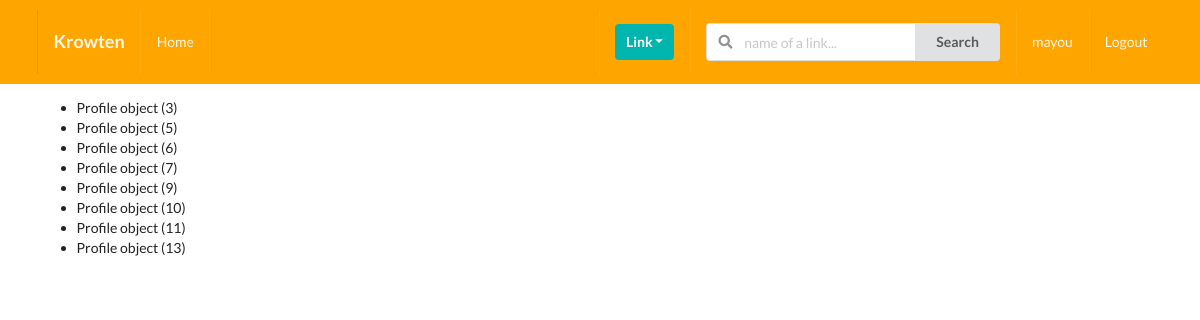
/profiles/to-invite/ (signed in), run on the app's committed database.
### profiles/models.py (models this page shows, shortened)
class Profile(models.Model):
    prenom= models.CharField(max_length=200,blank=True)
    nomdefamille=models.CharField(max_length=200,blank=True)
    user = models.OneToOneField(User, on_delete=models.CASCADE)
    description_poste=models.TextField(default="Pas de description",max_length=300)
    description_produit=models.TextField(default="Pas de produit",max_length=300)
    email=models.EmailField(max_length=200,blank=True)
    country=models.CharField(max_length=200,blank=True)
    avatar=models.ImageField(default='profilepic.png',upload_to='profilpic/')
    link=models.ManyToManyField(User, blank=True,related_name='link')
    slug=models.SlugField(unique=True,blank=True)
    updated=models.DateTimeField(auto_now=True)
    created=models.DateTimeField(auto_now_add=True)
    objects = ProfileManager()

### profiles/views.py (the view)
# urls.py: path('to-invite/',invite_profiles_list_view,name='invite-profiles-view'),
def invite_profiles_list_view(request):
    user= request.user
    qs = Profile.objects.get_all_profiles_to_invite(user)
    context={'qs' : qs}
    return render(request, 'profiles/to_invite_list.html',context)

### profiles/models.py (called while the page is built)
    def get_all_profiles_to_invite(self,sender):
        profiles = Profile.objects.all().exclude(user = sender)
        profile = Profile.objects.get(user= sender)
        qs=Relationship.objects.filter(Q(sender=profile) | Q(receiver=profile))
        print(qs)
        print('########')
        accepted = set([])
        for rel in qs:
            if rel.status == 'accepted':
                accepted.add(rel.receiver)
                accepted.add(rel.sender)
        print(accepted)
        print('########')
        available = [profile for profile in profiles if profile not in accepted]
        print(available)
        print('########')
        return available

### profiles/templates/profiles/to_invite_list.html (shortened to what this page needs)
{% extends 'base.html' %}
{% block content %}
    <ul>
        {% for item in qs %}
            <li> {{item}}</li>
        {% endfor %}
    </ul>
{% endblock content %}

### templates/base.html (shortened to what this page needs)
{% load static %}
<!doctype html>
<html lang="en">
  <head>
    <link rel="stylesheet" type="text/css" href={% static 'style.css' %}>
    <link rel="stylesheet" type='text/css' href="https://cdnjs.cloudflare.com/ajax/libs/semantic-ui/2.2.14/semantic.min.css">
  </head>
  <body>
    {% include 'main/navbar.html' %}
    <div class="ui container">
      {% block content %}
      {% endblock content %}
    </div>
  </body>
</html>

### templates/main/navbar.html (shortened to what this page needs)
<div class="ui  inverted menu nav mb-7">
  <div class="ui container">
    <a href="" class="item">
        <h3>Krowten</h3>
    </a>
    {% if request.user.is_authenticated %}
    <a href="" class="item">
        Home
    </a>
    {% endif %}
    <div class="right menu">
        {% if request.user.is_authenticated %}
        <div class="item">
            <div class="ui  floating dropdown icon button teal"> Link
                <i class="dropdown icon"></i>
             </div>
        </div>
             <div class="item">
              <form action="" method="GET">
                <div class="ui action left icon input">
                <input class="prompt" type="text" name='q' placeholder="name of a link...">
                <button type='submit' class="ui button">Search</button>
                </div>
            </form>
            </div>
            <a href="" class="item">
                 {{ request.user }}
            </a>
            <a href="" class="ui item">
                Logout
            </a>
        {% else %}
        <a href="" class="ui item">
                Login
            </a>
        {% endif %}
    </div>
  </div>
</div>

### static_project/style.css (style rules this page uses)
body { background:#F8F8F8 !important!; }
.nav { border-radius: 0px !important; padding: 10px 0 10px 0 !important; background-color: #FFA500 !important; }
.mb-7 { margin-bottom: 7px !important; }

### data on the page
Profile: id "Profile object (3)"
Profile: id "Profile object (5)"
Profile: id "Profile object (6)"
Profile: id "Profile object (7)"
Profile: id "Profile object (9)"
Profile: id "Profile object (10)"
Profile: id "Profile object (11)"
Profile: id "Profile object (13)"

### other printed values
{{ request.user }} "mayou"
